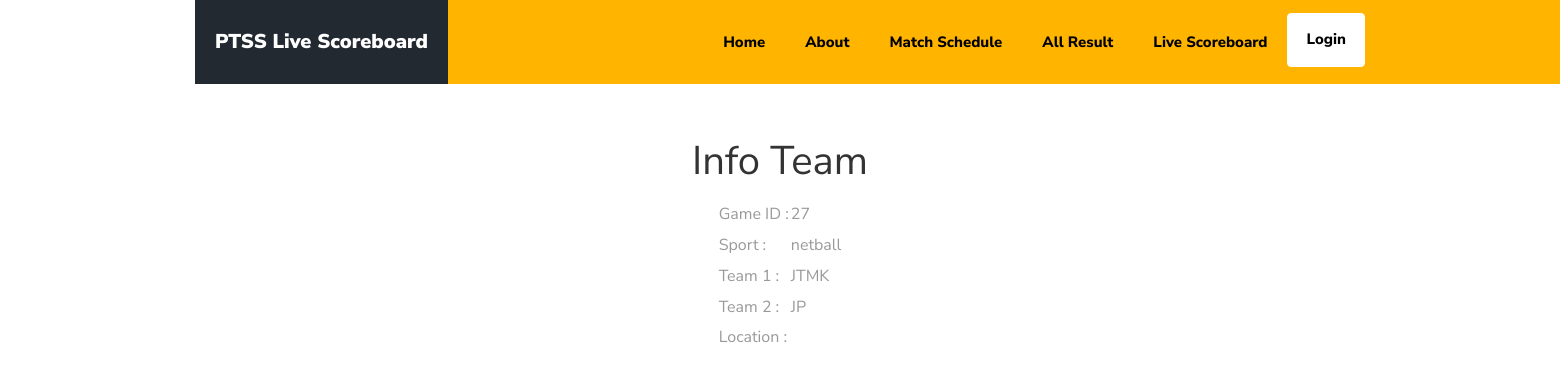
Screenshot of /infolist.php?game_id=27 with the database file from the repository.
### tables this page shows
CREATE TABLE `team` (
  `game_id` int(11) NOT NULL,
  `sport` varchar(25) NOT NULL,
  `team_1` varchar(25) NOT NULL,
  `team_2` varchar(25) NOT NULL,
  `time_game` time NOT NULL,
  `kumpulan` int(11) NOT NULL
);

### infolist.php (the view, shortened to what this page needs)
<?php
include("conn.php");
$game_id = $_GET['game_id'];
$sql = "SELECT * FROM team WHERE game_id = '$game_id'";
$row = $conn->query($sql)->fetch_object();
?>
<!DOCTYPE html>
<html lang="en">
  <head>
    <link rel="stylesheet" href="css/open-iconic-bootstrap.min.css">
    <link rel="stylesheet" href="css/animate.css">
    <link rel="stylesheet" href="css/owl.carousel.min.css">
    <link rel="stylesheet" href="css/owl.theme.default.min.css">
    <link rel="stylesheet" href="css/magnific-popup.css">
    <link rel="stylesheet" href="css/aos.css">
    <link rel="stylesheet" href="css/ionicons.min.css">
    <link rel="stylesheet" href="css/bootstrap-datepicker.css">
    <link rel="stylesheet" href="css/jquery.timepicker.css">
    <link rel="stylesheet" href="css/flaticon.css">
    <link rel="stylesheet" href="css/icomoon.css">
    <link rel="stylesheet" href="css/style.css">
  </head>
  <body>
	  <nav class="navbar navbar-expand-lg navbar-dark ftco_navbar bg-dark ftco-navbar-light" id="ftco-navbar">
	    <div class="container">
	      <a class="navbar-brand" href="index.html"><span>PTSS Live Scoreboard</span></a>
	      <div class="collapse navbar-collapse" id="ftco-nav">
	        <ul class="navbar-nav ml-auto">
	          <li class="nav-item"><a href="index.php" class="nav-link">Home</a></li>
	          <li class="nav-item"><a href="about.php" class="nav-link">About</a></li>
	          <li class="nav-item"><a href="games.php" class="nav-link">Match Schedule</a></li>
	          <li class="nav-item"><a href="blog.php" class="nav-link">All Result</a></li>
	          <li class="nav-item"><a href="contact.php" class="nav-link">Live Scoreboard</a></li>
	          <li class="nav-item cta"><a href="login.php" class="nav-link">Login</a></li>
	        </ul>
	      </div>
	    </div>
	  </nav>
    <div class="container">
      <div class="row no-gutters slider-text align-items-end justify-content-center">
      </div>
      <br /><br /><br /><br />
      <center>
<body>
<h1>Info Team</h1>
 <form action="insertlist.php" method="POST">
  <table>
  <tr>
    <td>Game ID :</td>
        <td><?php echo $row->game_id; ?></td>
   </tr>
   <tr>
    <td>Sport :</td>
        <td><?php echo $row->sport; ?></td>
   </tr>
   <tr>
    <td>Team 1 :</td>
        <td><?php echo $row->team_1; ?></td>
   </tr>
   <tr>
    <td>Team 2 :</td>
        <td><?php echo $row->team_2; ?></td>
   </tr>
   <tr>
    <td>Location :</td>
        <td><?php echo $row->location; ?></td>
   </tr>
  </table>
 </form>
</body>
</html>
</body>
</html>

### rows the page displays
team: game_id "27", sport "netball", team_1 "JTMK", team_2 "JP"
